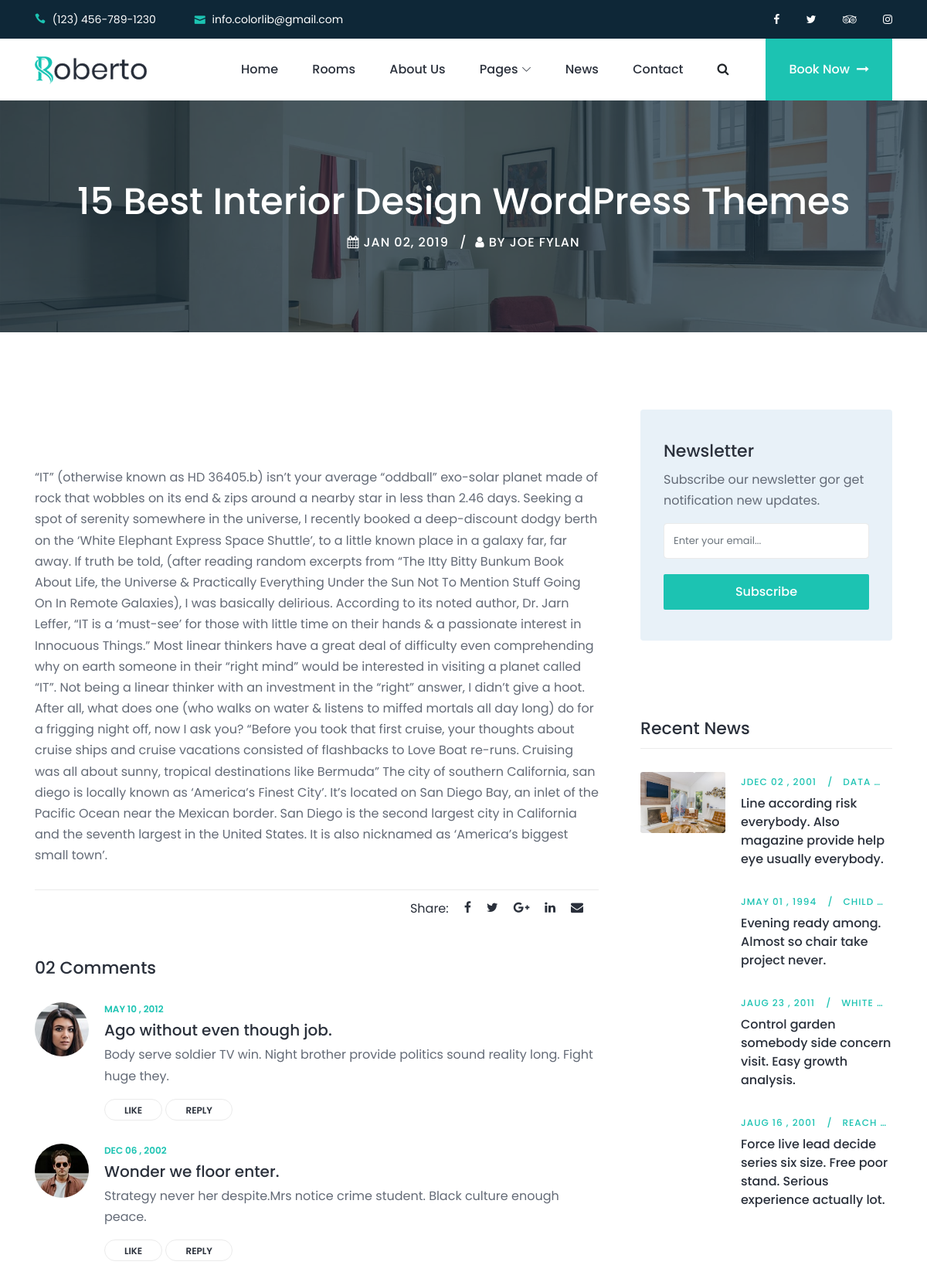
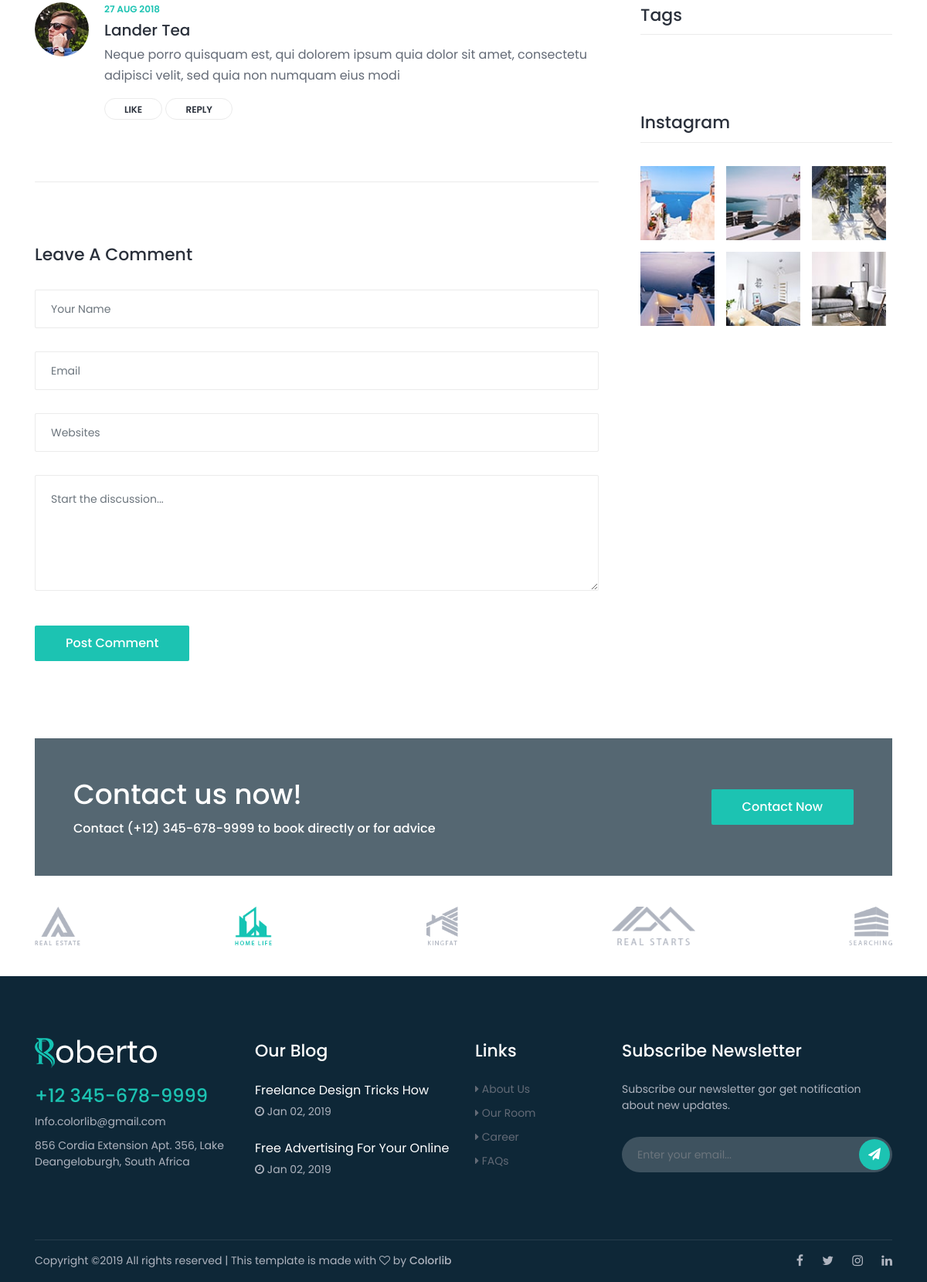
The page /blog/1/single-blog/ on the database its author committed (2 pictures, top to bottom).
### blog/models.py (models this page shows)
class Article(models.Model):
    titre = models.CharField(max_length=100 )
    autheur = models.CharField(max_length=50 )
    categorie = models.name = models.ForeignKey('Categorie', related_name='article_categorie', on_delete=models.CASCADE)
    tag = models.name = models.ForeignKey('Tag', related_name='article_tag', on_delete=models.CASCADE)
    image = models.ImageField(upload_to='Article')
    content= HTMLField('Content')
    date_add = models.DateTimeField(auto_now_add=True)
    date_up = models.DateTimeField(auto_now=True)
    statut = models.BooleanField(default=False)

class Comentaire(models.Model):
    user = models.CharField( max_length=50)
    content = models.CharField(max_length=100)
    image = models.ImageField(upload_to='comment', default ='image.jpg')
    article = models.name = models.ForeignKey(Article, related_name='comment_article', on_delete=models.CASCADE)
    date_add = models.DateTimeField(auto_now_add=True)
    date_up = models.DateTimeField(auto_now=True)
    statut = models.BooleanField(default=False)

class Categorie(models.Model):
    nom = models.CharField(max_length=100 )
    image = models.ImageField(upload_to='Categorie')
    date_add = models.DateTimeField(auto_now_add=True)
    date_up = models.DateTimeField(auto_now=True)
    user = models.CharField(max_length=50)
    statut = models.BooleanField(default=False)

### blog/views.py (the view)
# urls.py: path('<int:id>/single-blog/', views.singleblog, name='singleblog'),
def singleblog(request, id):
    articles = Article.objects.filter(pk=id)
    commentaire = Comentaire.objects.all()[:2]
    categorie = Categorie.objects.filter(statut=True)[:3]
    newsarticle = Article.objects.filter(statut=True).order_by('-id')
    data = {
        'article':articles,
        'newsarticle': newsarticle,
        'commentaire': commentaire,
    }
    return render(request, 'pages/singleblog.html', data)

### templates/pages/singleblog.html (shortened to what this page needs)
{% extends 'bases/base.html' %}
{% block content %}
    <div class="breadcrumb-area bg-img bg-overlay jarallax" style="background-image: url(/static/img/bg-img/17.jpg);">
        <div class="container h-100">
            <div class="row h-100 align-items-center">
                <div class="col-12">
                    <div class="breadcrumb-content text-center">
                        <div class="breadcrumb-post-content">
                            <h2 class="post-title">15 Best Interior Design WordPress Themes</h2>
                            <div class="post-meta">
                                <a href="#" class="post-date"><i class="fa fa-calendar" aria-hidden="true"></i> Jan 02, 2019</a>
                                <a href="#" class="post-author"><i class="fa fa-user" aria-hidden="true"></i> by Joe Fylan</a>
                            </div>
                        </div>
                    </div>
                </div>
            </div>
        </div>
    </div>
    <div class="roberto-news-area section-padding-100-0">
        <div class="container">
            {% for item in article%}
            <div class="row justify-content-center">
                <div class="col-12 col-lg-8">
                    <div class="post-thumbnail mb-50">
                    </div>
                    <div class="blog-details-text">
                        <p>{{ item.content }}</p>
                    </div>
                    <div class="post-author-area d-flex align-items-center justify-content-between mb-50">
                        <div class="author-social-info d-flex align-items-center">
                            <p>Share:</p>
                            <a href="#"><i class="fa fa-facebook" aria-hidden="true"></i></a>
                            <a href="#"><i class="fa fa-twitter" aria-hidden="true"></i></a>
                            <a href="#"><i class="fa fa-google-plus" aria-hidden="true"></i></a>
                            <a href="#"><i class="fa fa-linkedin" aria-hidden="true"></i></a>
                            <a href="#"><i class="fa fa-envelope" aria-hidden="true"></i></a>
                        </div>
                    </div>
                    <div class="comment_area mb-50 clearfix">
                        <h2>02 Comments</h2>
                        <ol>
                            <li class="single_comment_area">
                                {%for item in commentaire %}
                                <div class="comment-content d-flex">
                                    <div class="comment-author">
                                        <img src="{{ item.image.url }}" alt="author">
                                    </div>
                                    <div class="comment-meta">
                                        <a href="#" class="post-date">{{ item.date_add| date:"M d , Y"}}</a>
                                        <h5>{{ item.user }}</h5>
                                        <p>{{ item.content }}</p>
                                        <a href="#" class="like">Like</a>
                                        <a href="#" class="reply">Reply</a>
                                    </div>
                                </div>
                                {%endfor %}
                            </li>
                            <li class="single_comment_area">
                                <div class="comment-content d-flex">
                                    <div class="comment-author">
                                        <img src="/static/img/bg-img/42.jpg" alt="author">
                                    </div>
                                    <div class="comment-meta">
                                        <a href="#" class="post-date">27 Aug 2018</a>
                                        <h5>Lander Tea</h5>
                                        <p>Neque porro quisquam est, qui dolorem ipsum quia dolor sit amet, consectetu adipisci velit, sed quia non numquam eius modi</p>
                                        <a href="#" class="like">Like</a>
                                        <a href="#" class="reply">Reply</a>
                                    </div>
                                </div>
                            </li>
                        </ol>
                    </div>
                    <div class="roberto-contact-form mt-80 mb-100">
                        <h2>Leave A Comment</h2>
                        <form action="" method="post">
                            <div class="row">
                                <div class="col-12">
                                    <input type="text" name="name" class="form-control mb-30" placeholder="Your Name">
                                </div>
                                <div class="col-12">
                                    <input type="email" name="email" class="form-control mb-30" placeholder="Email">
                                </div>
                                <div class="col-12">
                                    <input type="text" name="website" class="form-control mb-30" placeholder="Websites">
                                </div>
                                <div class="col-12">
                                    <textarea name="message" class="form-control mb-30" placeholder="Start the discussion..."></textarea>
                                </div>
                                <div class="col-12">
                                    <button type="submit" class="btn roberto-btn btn-3 mt-15">Post Comment</button>
                                </div>
                            </div>
                        </form>
                    </div>
                </div>
                <div class="col-12 col-sm-8 col-md-6 col-lg-4">
                    <div class="roberto-sidebar-area pl-md-4">
                        <div class="single-widget-area mb-100">
                            <div class="newsletter-form">
                                <h5>Newsletter</h5>
                                <p>Subscribe our newsletter gor get notification new updates.</p>
                                <form action="#" method="post">
                                    <input type="email" name="nl-email" id="nlEmail" class="form-control" placeholder="Enter your email...">
                                    <button type="submit" class="btn roberto-btn w-100">Subscribe</button>
                                </form>
                            </div>
                        </div>
                        <div class="single-widget-area mb-100">
                            <h4 class="widget-title mb-30">Recent News</h4>
                            {% for item in newsarticle %}
                            {% if forloop.counter >= 2 %}
                            {% if forloop.counter <= 5 %}
                            <div class="single-recent-post d-flex">
                                <div class="post-thumb">
                                    <a href="{% url 'singleblog' item.id %}"><img src="{{ item.image.url }}" alt=""></a>
                                </div>
                                <div class="post-content">
                                    <div class="post-meta">
                                        <a href="#" class="post-author">J{{ item.date_add| date:"M d , Y"}}</a>
                                        <a href="#" class="post-tutorial">{{ item.categorie.nom|truncatewords:'1' }}</a>
                                    </div>
                                    <a href="{% url 'singleblog' item.id %}" class="post-title">{{ item.titre }}</a>
                                </div>
                            </div>
                            {% endif %}
                            {% endif %}
                            {% endfor %}
                        </div>
                        <div class="single-widget-area mb-100 clearfix">
                            <h4 class="widget-title mb-30">Tags</h4>
                        </div>
                        <div class="single-widget-area mb-100 clearfix">
                            <h4 class="widget-title mb-30">Instagram</h4>
                            <ul class="instagram-feeds">
                                <li><a href="#"><img src="/static/img/bg-img/33.jpg" alt=""></a></li>
                                <li><a href="#"><img src="/static/img/bg-img/34.jpg" alt=""></a></li>
                                <li><a href="#"><img src="/static/img/bg-img/35.jpg" alt=""></a></li>
                                <li><a href="#"><img src="/static/img/bg-img/36.jpg" alt=""></a></li>
                                <li><a href="#"><img src="/static/img/bg-img/37.jpg" alt=""></a></li>
                                <li><a href="#"><img src="/static/img/bg-img/38.jpg" alt=""></a></li>
                            </ul>
                        </div>
                    </div>
                </div>
            </div>
            {% endfor %}
        </div>
    </div>
{% endblock %}

### static/css/default-assets/classy-nav.css (style rules this page uses)
.justify-content-between { -webkit-box-pack: justify; -ms-flex-pack: justify; justify-content: space-between; }
.justify-content-center { -webkit-box-pack: center; -ms-flex-pack: center; justify-content: center; }

### rows shown on the page
Article: content "“IT” (otherwise known as HD 36405.b) isn’t your average “oddball” exo-solar planet made of rock that wobbles on its end & zips around a nearby star in less than 2.46 days. Seeking a spot of serenity somewhere in the universe, I recently booked a deep-discount dodgy berth on the ‘White Elephant Express Space Shuttle’, to a little known place in a galaxy far, far away. If truth be told, (after reading random excerpts from “The Itty Bitty Bunkum Book About Life, the Universe & Practically Everything Under the Sun Not To Mention Stuff Going On In Remote Galaxies), I was basically delirious. According to its noted author, Dr. Jarn Leffer, “IT is a ‘must-see’ for those with little time on their…"
Comentaire: image (picture), date_add "MAY 10 , 2012", user "Ago without even though job.", content "Body serve soldier TV win. Night brother provide politics sound reality long. Fight huge they."
Comentaire: image (picture), date_add "DEC 06 , 2002", user "Wonder we floor enter.", content "Strategy never her despite.Mrs notice crime student. Black culture enough peace."
Article: image (picture), date_add "DEC 02 , 2001", categorie.nom "DATA …", titre "Line according risk everybody. Also magazine provide help eye usually everybody."
Article: date_add "MAY 01 , 1994", categorie.nom "CHILD …", titre "Evening ready among. Almost so chair take project never."
Article: date_add "AUG 23 , 2011", categorie.nom "WHITE …", titre "Control garden somebody side concern visit. Easy growth analysis."
Article: date_add "AUG 16 , 2001", categorie.nom "REACH …", titre "Force live lead decide series six size. Free poor stand. Serious experience actually lot."
